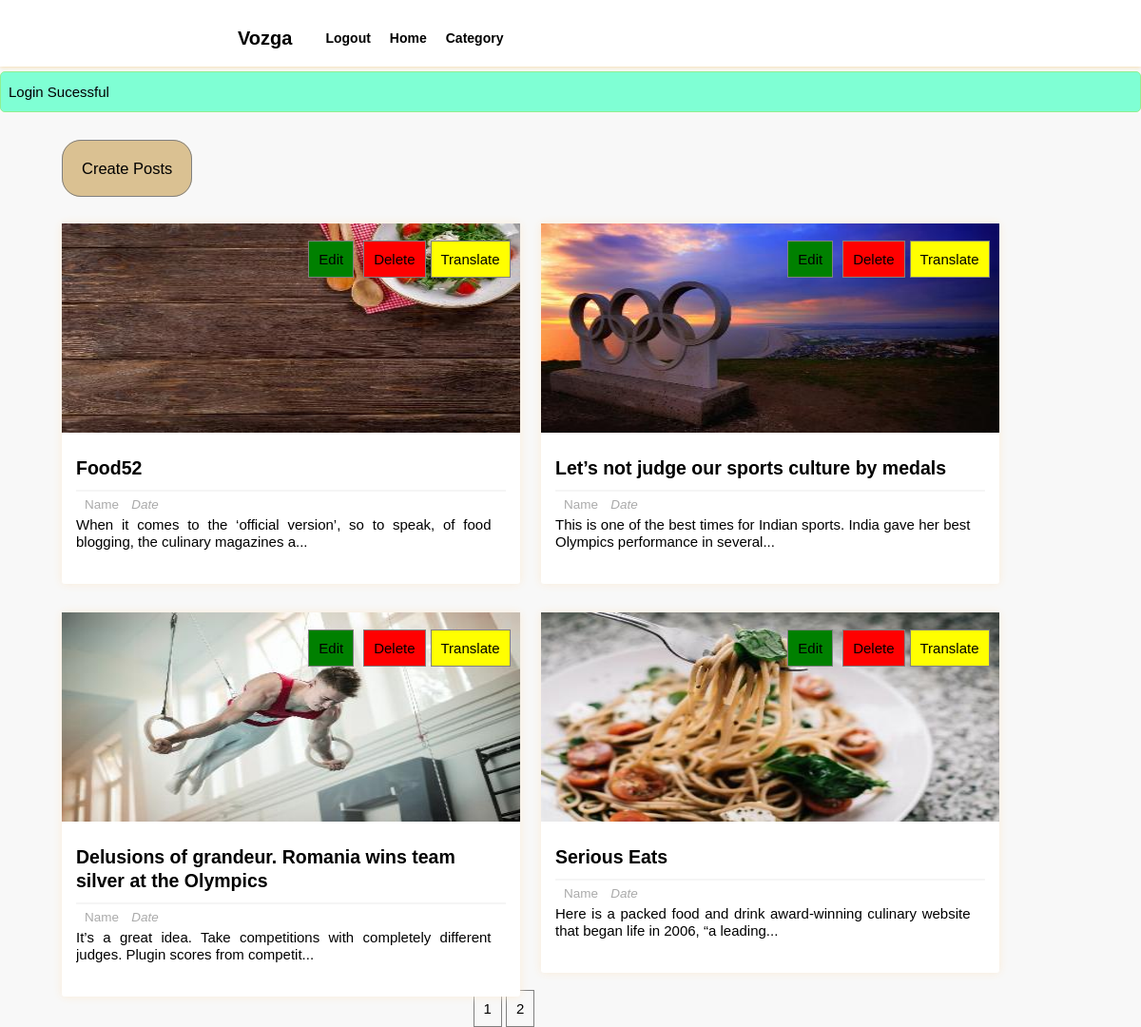
The page /user_dashboard.php?success=user (signed in) on the database as committed earlier.
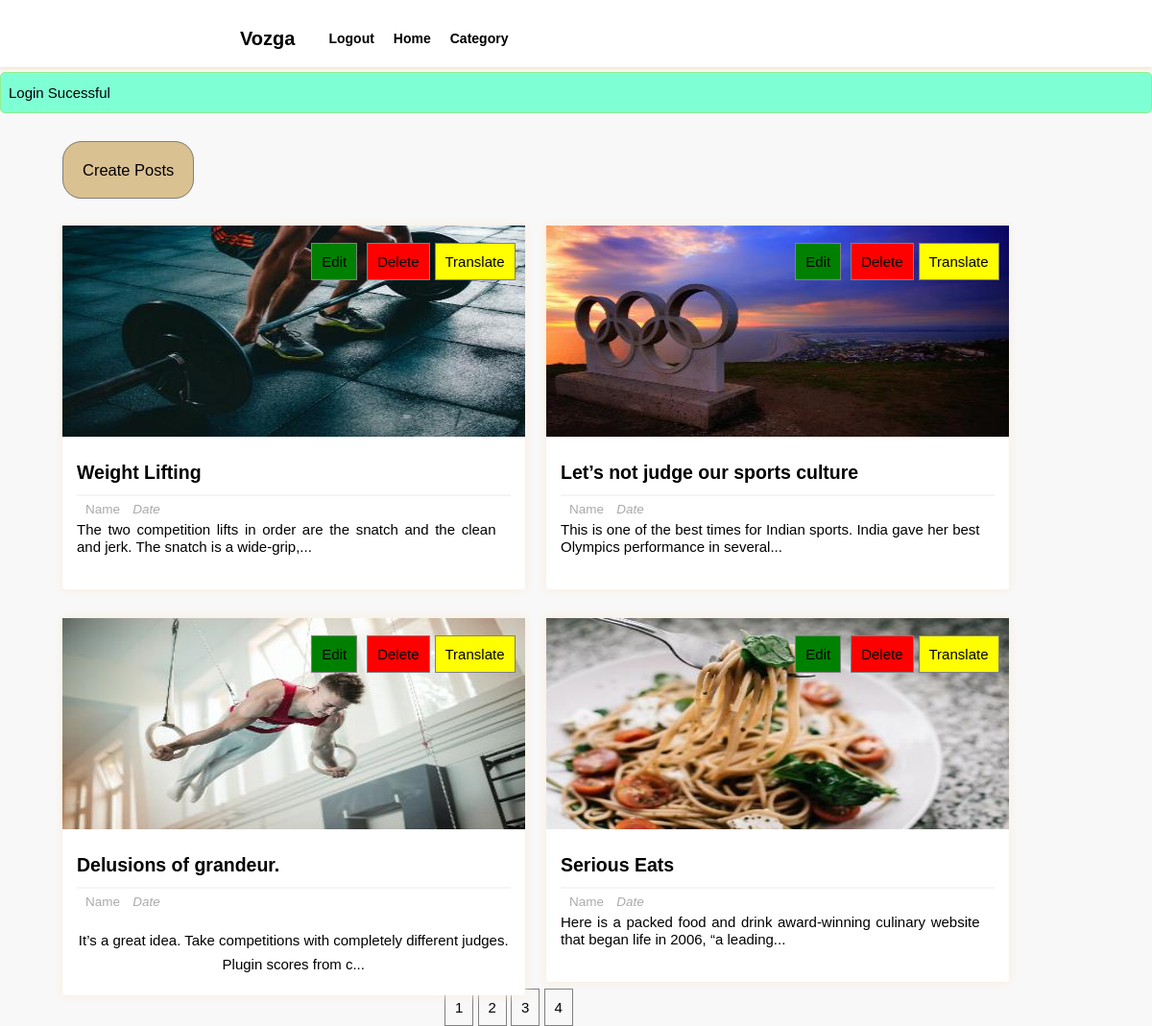
The same page on the database as committed later.
### tables this page shows
CREATE TABLE `posts` (
  `p_id` int NOT NULL,
  `dup_id` int NOT NULL,
  `title` varchar(255) NOT NULL,
  `description` longtext NOT NULL,
  `category` varchar(255) NOT NULL,
  `image` varchar(255) NOT NULL,
  `user_id` int NOT NULL,
  `lang_code` varchar(255) NOT NULL
);

### user_dashboard.php (the view, shortened to what this page needs)
<?php
    require_once "includes/login_validate.php";
?>
<html lang="en">
<head>
    <link href="includes/style.css" rel="stylesheet" type="text/css" />
</head>
<body>
<div class="header-wrapper">
<header>
            <div class='logo'>
                <h3>Vozga</h3>
            </div>
            <div class="search-form">
                        <div class="icon">
                        </div>
                    </div>
            <ul class='list'>
                <li><a>Category<i class="fas fa-chevron-down" style="color:black; font-size: 14px; font-weight: 600; padding:5px;"></i></a>
                </li>
                <li><a href='homepage'>Home</a></li>
                <li><a href="includes/logout.php">Logout</a></li>
            </ul>
        </header>
</div>
<?php if(isset($_SESSION['message'])):?>
    <div class="msg <?php echo $_SESSION['type'];?>">
        <li><?php echo $_SESSION['message'];?></li>
    </div>
<?php endif;?>
<div class="manage-posts-admin">
    <div class="admin-manage">
        <ul>
            <li><a href="createpost.php">Create Posts</a></li>
        </ul>
    </div>
    <div class="main-content-admin">
        <?php
            $results_per_page=4;
            $userid=$_COOKIE['cookieuserid'];
            $sql="SELECT * FROM posts WHERE user_id='$userid'";
            $result=mysqli_query($con,$sql);
            $i=0;
            $num_of_result=mysqli_num_rows($result);
            $num_of_pages=ceil($num_of_result/$results_per_page);
            if(!isset($_GET['page'])){
                $page=1;
            }else{
                $page=$_GET['page'];
            }
            $start_limit=($page-1)*$results_per_page;
            $sql="SELECT * FROM posts WHERE user_id='$userid' LIMIT ".$start_limit.','.$results_per_page;
            $result=mysqli_query($con,$sql);
            if(mysqli_num_rows($result) > $i){
                while($row=mysqli_fetch_assoc($result)){
        ?>
        <div class="main-post-admin">
            <?php
                $output_image="images/resized408x220".$row['image'];
                $desc=$row['description'];
                $desc = substr($desc,0,100).'...';
            ?>
            <img class="image" src="<?php echo $output_image;?>", alt="post_image">
            <div class="post-preview-wrapper">
                <a href="single?id=<?php echo $row['p_id'];?>" class="post-title"><?php echo $row['title'];?></a>
                <div class="post-preview">
                    <span class="author-name"><i class="fas fa-user"></i>Name</span>
                    <span class="post-date"><i class="fas fa-calendar-week">Date</i></span>
                    <p class="desc"><?php echo $desc; ?></p>
                </div>
            </div>
            <div class="btns">
                <ul class="edit-delete-btn">
                    <li>
                        <a href="editpost.php?id=<?php echo $row['p_id'];?>" class="btn edit-link">Edit</a>
                    </li>
                    <li>
                        <a href="deletepost.php?del_id=<?php echo  $row['p_id'];?>" class ="btn delete-link" onclick="return confirm('Are you sure you want to delete this?')">Delete</a>
                    </li>
                    <li>
                        <a href="translate.php?id=<?php echo $row['p_id'];?>" class="btn translate-link">Translate</a>
                    </li>
                </ul>
            </div>
        </div>
        <?php
                }
            }
            else{
                ?>
                <tr>
                    <th colspan="2">No results to display</th>
                </tr>
                <?php
            }
        ?>
    </div>
    <div class='index-dashboard'><center>
    <?php
    for($page=1;$page<=$num_of_pages;$page++)
    {
        echo '<a href="user_dashboard.php?page='.$page.'">'.$page.'</a> ';
    }   ?>
</div>
    </div>
</body>
</html>

Rows that differ between the two databases and show on the page:
removed posts: image (picture), title "Food52", description "When it comes to the ‘official version’, so to speak, of food blogging, the culinary magazines a..."
added posts: image (picture), title "Weight Lifting", description "The two competition lifts in order are the snatch and the clean and jerk. The snatch is a wide-grip,..."
changed posts: title "Let’s not judge our sports culture by medals" → "Let’s not judge our sports culture"
changed posts: title "Delusions of grandeur. Romania wins team silver at the Olympics" → "Delusions of grandeur."; description "It’s a great idea. Take competitions with completely different judges. Plugin scores from competit..." → "It’s a great idea. Take competitions with completely different judges. Plugin scores from c..."
Other text that changed with them:
new list line: "3"
new list line: "4"
